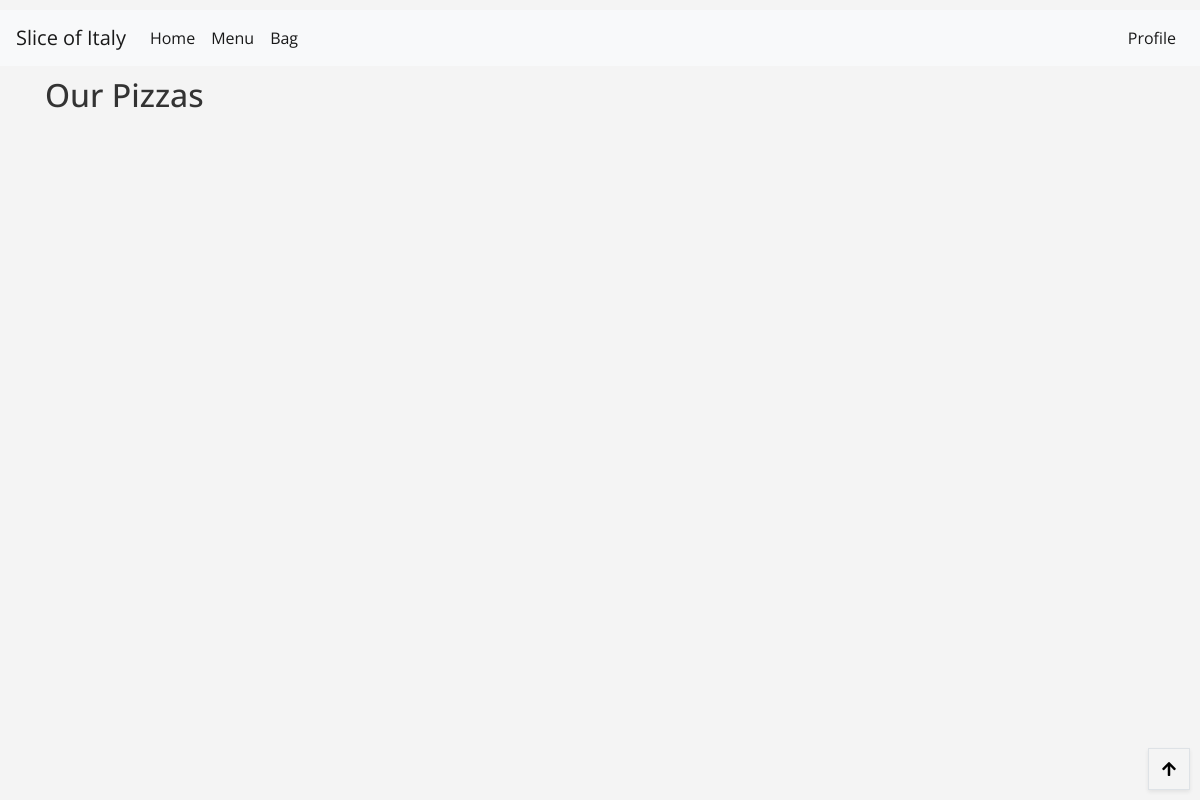
The page /pizzas/ on the database as committed earlier.
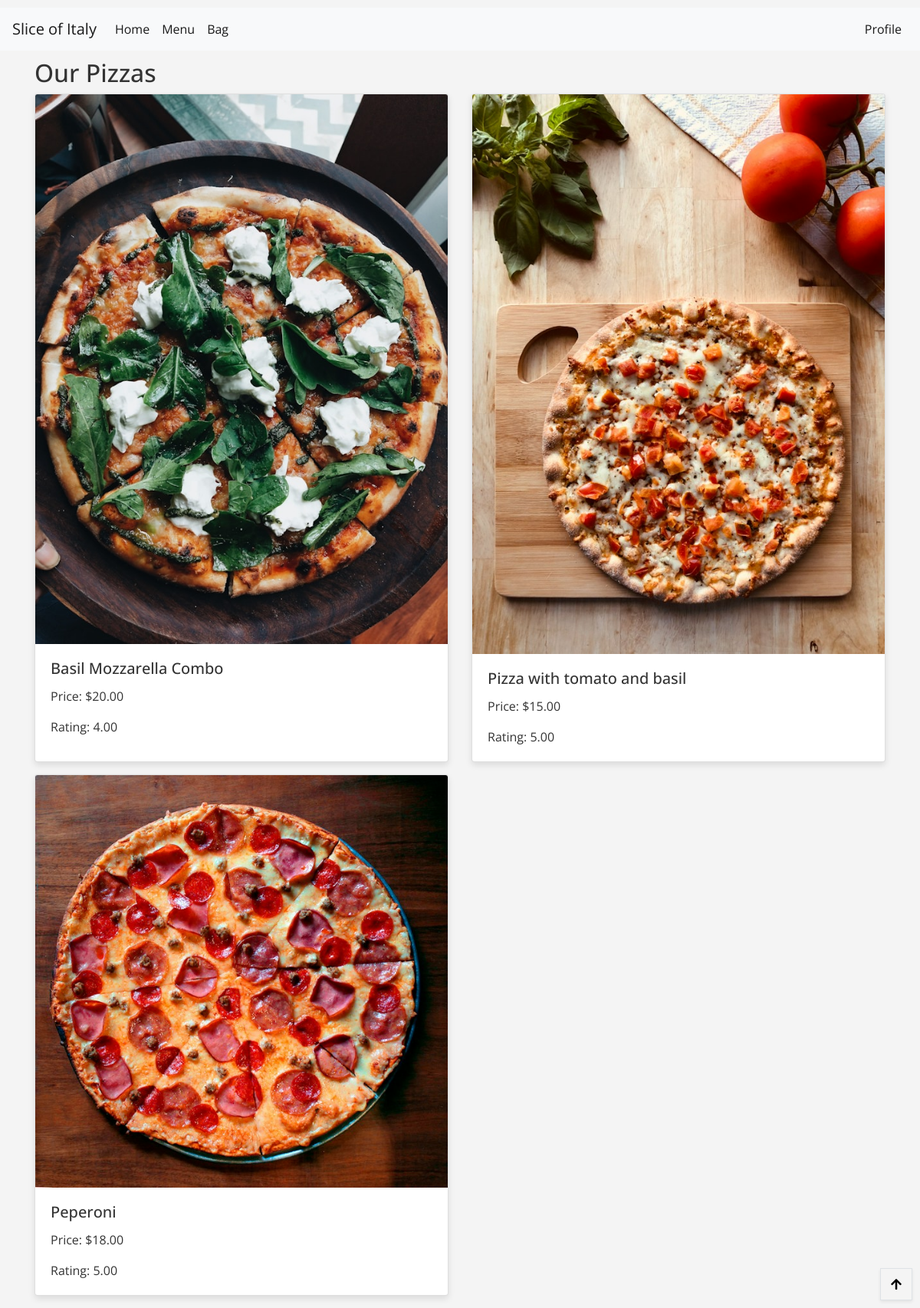
The same page on the database as committed later.
### pizzas/models.py (models this page shows, shortened)
class Pizza(models.Model):
    category = models.ForeignKey('Category', null=True, blank=True, on_delete=models.SET_NULL)
    sku = models.CharField(max_length=254, null=True, blank=True)
    name = models.CharField(max_length=254)
    description = models.TextField()
    price = models.DecimalField(max_digits=6, decimal_places=2)
    rating = models.DecimalField(max_digits=6, decimal_places=2, null=True, blank=True)
    image_url = models.URLField(max_length=1024, null=True, blank=True)
    image = models.ImageField(null=True, blank=True)

### pizzas/views.py (the view)
# urls.py: path('', views.all_pizzas, name='pizzas'),
def all_pizzas(request):
    pizzas = Pizza.objects.all()
    context = {
        'pizzas': pizzas  # Pass the pizzas queryset to the template
    }
    return render(request, 'pizzas/pizzas.html', context)

### pizzas/templates/pizzas/pizzas.html (shortened to what this page needs)
{% extends "base.html" %}
{% load static %}
{% block content %}
<div class="container">
    <h2>Our Pizzas</h2>
    <div class="row">
        {% for pizza in pizzas %}
        <div class="col-md-6 mb-3">
            <div class="card h-100">
                <a href="{% url 'pizzas_detail' pizza.id %}">
                    <img src="{{ pizza.image.url }}" class="card-img-top" alt="{{ pizza.name }}">
                </a>
                <div class="card-body">
                    <h5 class="card-title">{{ pizza.name }}</h5>
                    <p class="card-text">Price: ${{ pizza.price }}</p>
                    <p class="card-text">Rating: {{ pizza.rating }}</p>
                </div>
            </div>
        </div>
        {% if forloop.counter|divisibleby:2 %}
    </div>
    <div class="row">
        {% endif %}
        {% endfor %}
    </div>
</div>
<div class="btt-button shadow-sm rounded-0 border border-black">
    <a class="btt-link d-flex h-100" href="#">
        <i class="fas fa-arrow-up text-black mx-auto my-auto"></i>
    </a>
</div>
{% endblock %}

### templates/base.html (shortened to what this page needs)
{% load static %}
<!DOCTYPE html>
<html lang="en">
<head>
  {% block corecss %}
    <link rel="stylesheet" href="https://cdnjs.cloudflare.com/ajax/libs/font-awesome/5.15.4/css/all.min.css" />
    <link rel="stylesheet" href="https://stackpath.bootstrapcdn.com/bootstrap/4.4.1/css/bootstrap.min.css">
    <link rel="stylesheet" href="{% static '/css/base.css' %}">
  {% endblock corecss %}
</head>
<body>
  <header>
    <nav class="navbar navbar-expand-lg navbar-light bg-light">
      <a class="navbar-brand" href="{% url 'home' %}">Slice of Italy</a>
      <div class="collapse navbar-collapse" id="navbarNav">
        <ul class="navbar-nav mr-auto">
          <li class="nav-item active">
            <a class="nav-link" href="{% url 'home' %}">Home</a>
          </li>
          <li class="nav-item active">
            <a class="nav-link" href="{% url 'pizzas' %}">Menu</a>
          </li>
          <li class="nav-item active">
            <a class="nav-link" href="{% url 'bag' %}">Bag</a>
          </li>
        </ul>
        <ul class="navbar-nav">
          {% if user.is_authenticated %}
            <li class="nav-item active">
              <a class="nav-link" href="{% url 'profile' %}">Logged in as {{ user.username }}</a>
            </li>
            <li class="nav-item active">
              <form action="{% url 'logout' %}" method="post" class="nav-link">
                {% csrf_token %}
                <button type="submit" class="btn btn-link nav-link">Logout</button>
              </form>
            </li>
          {% else %}
            <li class="nav-item active">
              <a class="nav-link" href="{% url 'profile' %}">Profile</a>
            </li>
          {% endif %}
        </ul>
      </div>
    </nav>
  </header>
  {% block content %}{% endblock content %}
</body>
</html>

### static/css/base.css (style rules this page uses)
:root { --primary-color: #008d41; --secondary-color: #F4F4F4; --accent-color: #CE2B37; --text-color: #333; --footer-background: #333; --font-primary: 'Open Sans', sans-serif; --font-secondary: 'Lobster', cursive; }
body, html { margin: 0; padding: 0; height: 100%; font-family: var(--font-primary); background-color: var(--secondary-color); color: var(--text-color); }
header { background: transparent; padding: 10px 0; text-align: left; }
.navbar-light .navbar-brand, .navbar-light .navbar-nav .nav-link { color: rgba(0,0,0,.9); }
.card { box-shadow: 0 4px 8px rgba(0, 0, 0, 0.1); transition: transform 0.3s ease-in-out; }
a { color: var(--primary-color); text-decoration: none; }
.btt-button { height: 42px; width: 42px; position: fixed; bottom: 10px; right: 10px; }
.btt-link, .update-link, .remove-item { cursor: pointer; }
.btt-button .fas.fa-arrow-up { color: black; }

Rows that differ between the two databases and show on the page:
added Pizza: image (picture), name "Basil Mozzarella Combo", price "20.00", rating "4.00"
added Pizza: image (picture), name "Pizza with tomato and basil", price "15.00", rating "5.00"
added Pizza: image (picture), name "Peperoni", price "18.00", rating "5.00"
